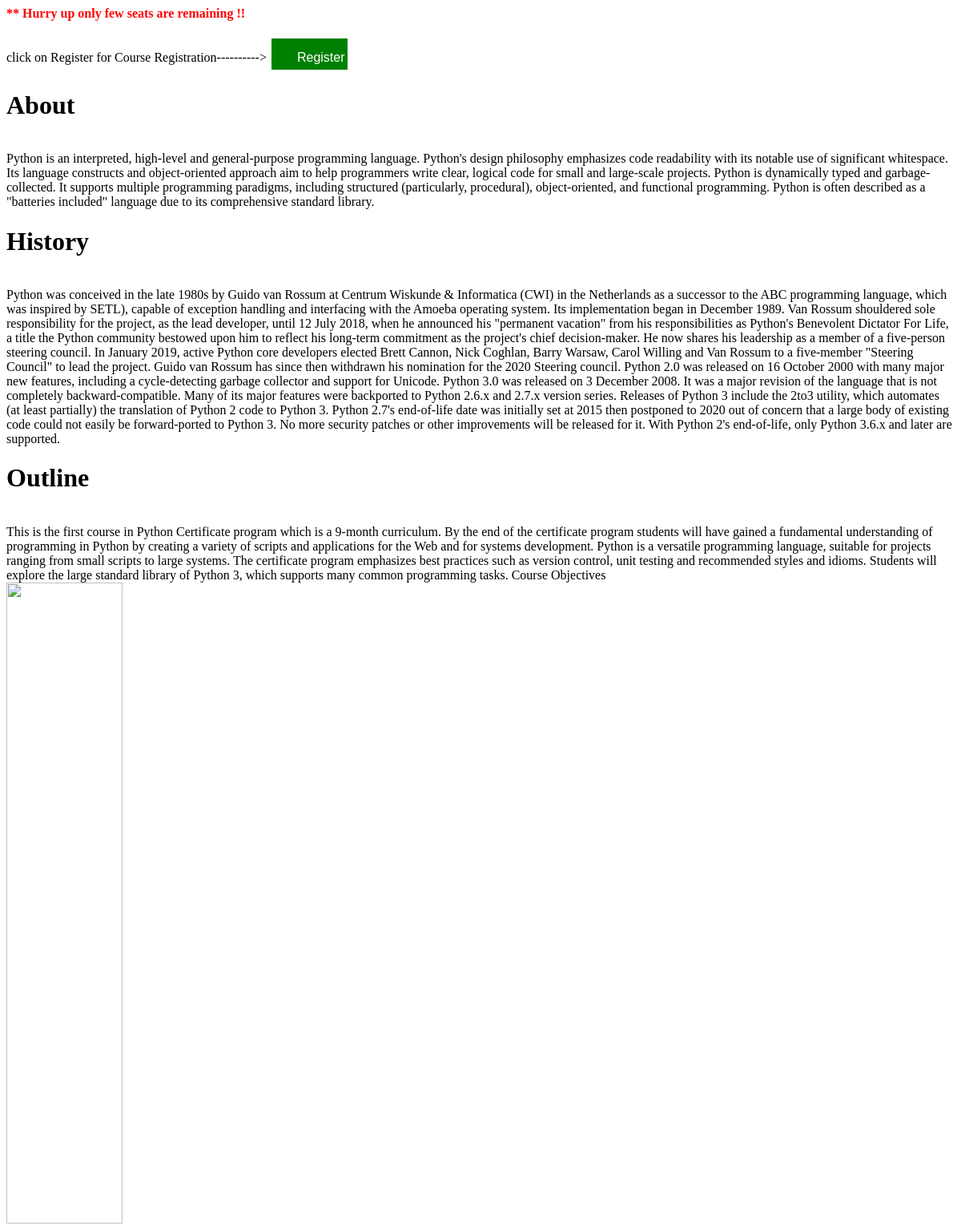
The app's page /python with its own data.
### My_Application/models.py (models this page shows, shortened)
class Python(models.Model):
    pname = models.CharField(max_length=20)
    text2=models.TextField()

### My_Application/views.py (the view)
# urls.py: path('python',views.python),
def python(request):
    data3 = Python.objects.all()
    dict4 = {'data3':data3}
    return render(request,'python.html',dict4)

### templates/python.html (shortened to what this page needs)
{% load static %}
<html>
<head>
    <link rel="stylesheet" href='{% static 'css/python.css' %}'>
</head>
<body>
{% if data3 %}<font color="red" ><marquee behavior="scroll" direction="right" scrollamount="8"><b>** Hurry up only few seats are remaining !!</b></marquee></font><br>
   click on Register for Course Registration----------> <input type="submit" class="button" value="Register" form="form1">
{% for i in data3 %}
<h1>{{ i.pname }}</h1><br>
{{ i.text2 }}
{% endfor %}
{% endif %}<br>
<img src="https://image.slidesharecdn.com/pythonbrochure2-170504102111/95/python-training-in-bangalore-python-course-brochure-learnbay-3-638.jpg?cb=1494385743" width="35%" height="800px">
</body>
</html>

### My_Application/static/css/python.css (style rules this page uses)
body { background-image: url('https://www.panggi.com/images/featured/python.png'); background-repeat: no-repeat; background-size: cover; }
.button { background-color: green; border: none; color: white; padding: 10px 32px; text-align: center; text-decoration: none; display: inline-block; font-size: 16px; margin: 4px 2px; cursor: pointer; width: 8%; height:5% }

### templates/python.html (style rules this page uses)
.button { background-color: green; border: none; color: white; padding: 15px 32px; text-align: center; text-decoration: none; display: inline-block; font-size: 16px; margin: 4px 2px; cursor: pointer; width: 8%; height:5% }

### records on screen
Python: pname "About", text2 "Python is an interpreted, high-level and general-purpose programming language. Python's design philosophy emphasizes code readability with its notable use of significant whitespace. Its language constructs and object-oriented approach aim to help programmers write clear, logical code for small and large-scale projects. Python is dynamically typed and garbage-collected. It supports multiple programming paradigms, including structured (particularly, procedural), object-oriented, and functional programming. Python is often described as a \"batteries included\" language due to its comprehensive standard library."
Python: pname "History", text2 "Python was conceived in the late 1980s by Guido van Rossum at Centrum Wiskunde & Informatica (CWI) in the Netherlands as a successor to the ABC programming language, which was inspired by SETL), capable of exception handling and interfacing with the Amoeba operating system. Its implementation began in December 1989. Van Rossum shouldered sole responsibility for the project, as the lead developer, until 12 July 2018, when he announced his \"permanent vacation\" from his responsibilities as Python's Benevolent Dictator For Life, a title the Python community bestowed upon him to reflect his long-term commitment as the project's chief decision-maker. He now shares his leadership as a member of a…"
Python: pname "Outline", text2 "This is the first course in Python Certificate program which is a 9-month curriculum. By the end of the certificate program students will have gained a fundamental understanding of programming in Python by creating a variety of scripts and applications for the Web and for systems development. Python is a versatile programming language, suitable for projects ranging from small scripts to large systems. The certificate program emphasizes best practices such as version control, unit testing and recommended styles and idioms. Students will explore the large standard library of Python 3, which supports many common programming tasks. Course Objectives"
